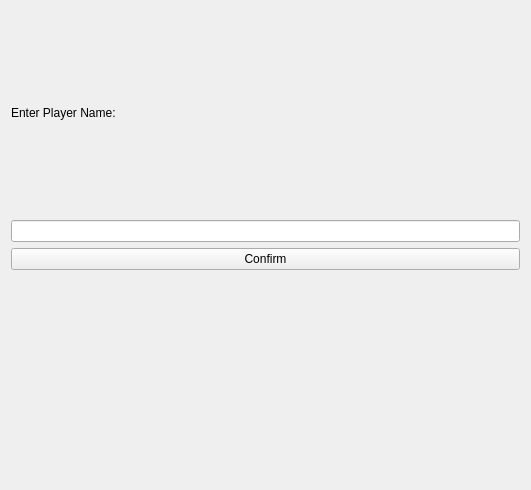
<?xml version="1.0" encoding="UTF-8"?>
<ui version="4.0">
 <class>PlayerNameScreen</class>
 <widget class="QWidget" name="PlayerNameScreen">
  <property name="geometry">
   <rect>
    <x>0</x>
    <y>0</y>
    <width>531</width>
    <height>490</height>
   </rect>
  </property>
  <property name="minimumSize">
   <size>
    <width>531</width>
    <height>490</height>
   </size>
  </property>
  <layout class="QVBoxLayout" name="verticalLayout">
   <item>
    <widget class="QLabel" name="label">
     <property name="text">
      <string>Enter Player Name:</string>
     </property>
    </widget>
   </item>
   <item>
    <widget class="QLineEdit" name="nameInput"/>
   </item>
   <item>
    <widget class="QPushButton" name="confirmButton">
     <property name="text">
      <string>Confirm</string>
     </property>
    </widget>
   </item>
   <item>
    <widget class="QLabel" name="errorMessage">
     <property name="text">
      <string/>
     </property>
    </widget>
   </item>
  </layout>
 </widget>
 <resources/>
 <connections/>
</ui>
